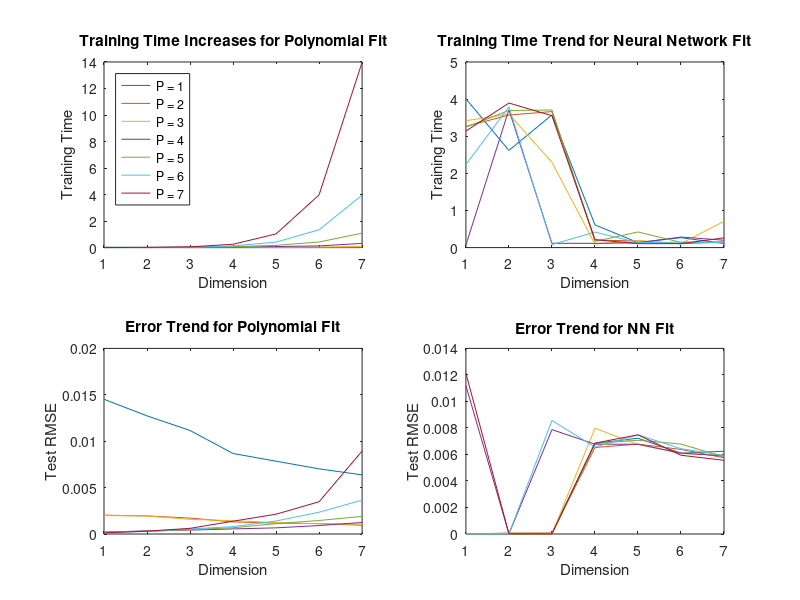

Source code (MATLAB):
load curses.mat
ss = 1;
sigma = 1;
subplot(2,2,1);
for n = 1:7;
    plot(1:7,time_poly(:,n,ss,sigma));
    hold on;
end
legend({"P = 1","P = 2","P = 3",'P = 4','P = 5','P = 6','P = 7'},'location','northwest');
xlabel("Dimension");
ylabel("Training Time");
title("Training Time Increases for Polynomial Fit");
hold off

subplot(2,2,2);
for n = 1:7;
    plot(1:7,time_nn(:,n,ss,sigma));
    hold on;
end
xlabel("Dimension");
ylabel("Training Time");
title("Training Time Trend for Neural Network Fit");
hold off

subplot(2,2,3);
for n = 1:7;
    plot(1:7,rmse_poly_test(:,n,ss,sigma));
    hold on;
end
xlabel("Dimension");
ylabel("Test RMSE");
title("Error Trend for Polynomial Fit");
hold off

subplot(2,2,4);
for n = 1:7;
    plot(1:7,rmse_nn_test(:,n,ss,sigma));
    hold on;
end
xlabel("Dimension");
ylabel("Test RMSE");
title("Error Trend for NN Fit");
hold off